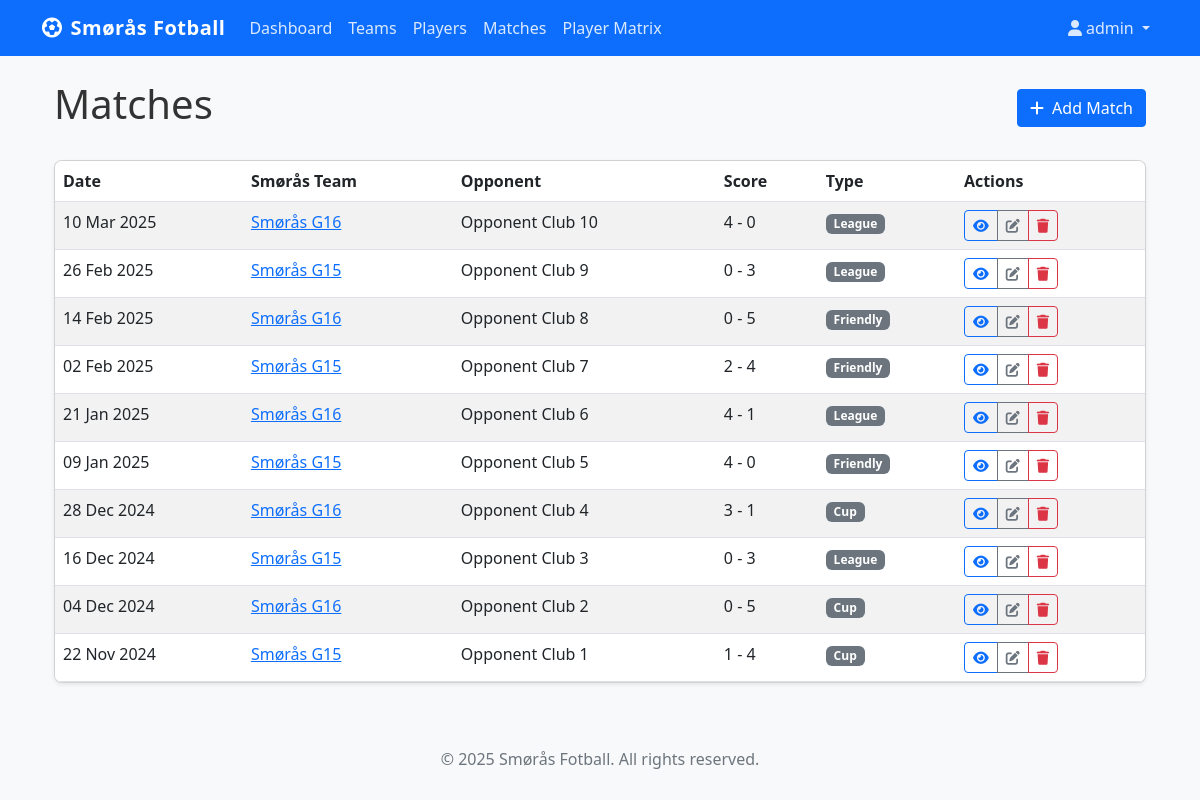
Before: /team/matches/ (signed in) with the older database file.
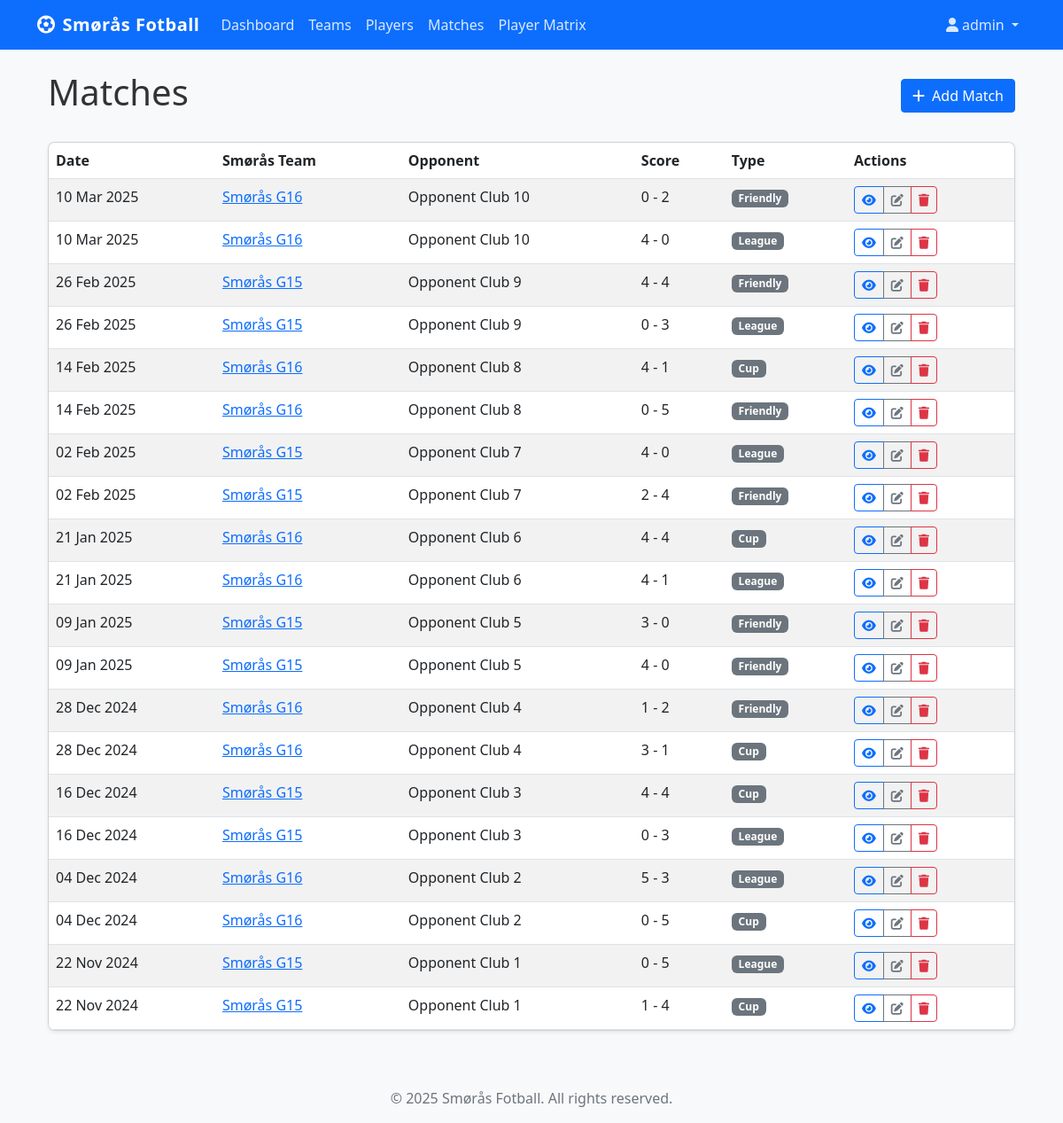
After: the same page with the newer database file.
### teammanager/models.py (models this page shows, shortened)
class Match(models.Model):
    MATCH_TYPE_CHOICES = [
        ('Friendly', 'Friendly'),
        ('League', 'League'),
        ('Cup', 'Cup'),
        ('Tournament', 'Tournament'),
    ]
    LOCATION_CHOICES = [
        ('Home', 'Home'),
        ('Away', 'Away'),
        ('Neutral', 'Neutral'),
    ]
    smoras_team = models.ForeignKey(Team, related_name='matches', on_delete=models.CASCADE)
    opponent_name = models.CharField(max_length=100, default='Unknown Opponent')
    location_type = models.CharField(max_length=10, choices=LOCATION_CHOICES, default='Home')
    smoras_score = models.PositiveIntegerField(blank=True, null=True)
    opponent_score = models.PositiveIntegerField(blank=True, null=True)
    date = models.DateTimeField()
    location = models.CharField(max_length=100, blank=True, null=True)
    match_type = models.CharField(max_length=20, choices=MATCH_TYPE_CHOICES, default='Friendly')
    notes = models.TextField(blank=True, null=True)
    players = models.ManyToManyField(Player, through='MatchAppearance', related_name='matches')
    created_at = models.DateTimeField(auto_now_add=True)

class Team(models.Model):
    name = models.CharField(max_length=100)
    description = models.TextField(blank=True, null=True)
    created_at = models.DateTimeField(auto_now_add=True)

### teammanager/views.py (the view)
# urls.py: path('matches/', views.MatchListView.as_view(), name='match-list'),
class MatchListView(LoginRequiredMixin, ListView):
    model = Match
    context_object_name = 'matches'
    ordering = ['-date']

### templates/teammanager/match_list.html (shortened to what this page needs)
{% extends 'base.html' %}
{% block content %}
<div class="container">
    <div class="d-flex justify-content-between align-items-center mb-4">
        <h1>Matches</h1>
        <a href="{% url 'match-add' %}" class="btn btn-primary">
            <i class="fas fa-plus me-1"></i> Add Match
        </a>
    </div>
    {% if matches %}
    <div class="card shadow-sm">
        <div class="card-body p-0">
            <div class="table-responsive">
                <table class="table table-striped table-hover mb-0">
                    <thead>
                        <tr>
                            <th>Date</th>
                            <th>Smørås Team</th>
                            <th>Opponent</th>
                            <th>Score</th>
                            <th>Type</th>
                            <th>Actions</th>
                        </tr>
                    </thead>
                    <tbody>
                        {% for match in matches %}
                        <tr>
                            <td>{{ match.date|date:"d M Y" }}</td>
                            <td>
                                <a href="{% url 'team-detail' match.smoras_team.id %}">{{ match.smoras_team.name }}</a>
                            </td>
                            <td>
                                {{ match.opponent_name }}
                            </td>
                            <td>
                                {% if match.smoras_score is not None and match.opponent_score is not None %}
                                    {{ match.smoras_score }} - {{ match.opponent_score }}
                                {% else %}
                                    <span class="text-muted">Not played yet</span>
                                {% endif %}
                            </td>
                            <td>
                                <span class="badge bg-secondary">{{ match.match_type }}</span>
                            </td>
                            <td>
                                <div class="btn-group btn-group-sm">
                                    <a href="{% url 'match-detail' match.id %}" class="btn btn-outline-primary">
                                        <i class="fas fa-eye"></i>
                                    </a>
                                    <a href="{% url 'match-edit' match.id %}" class="btn btn-outline-secondary">
                                        <i class="fas fa-edit"></i>
                                    </a>
                                    <a href="{% url 'match-delete' match.id %}" class="btn btn-outline-danger">
                                        <i class="fas fa-trash"></i>
                                    </a>
                                </div>
                            </td>
                        </tr>
                        {% endfor %}
                    </tbody>
                </table>
            </div>
        </div>
    </div>
    {% else %}
    <div class="alert alert-info">
        <i class="fas fa-info-circle me-2"></i> No matches found. <a href="{% url 'match-add' %}" class="alert-link">Add a match</a> to get started.
    </div>
    {% endif %}
</div>
{% endblock %}

### templates/base.html (shortened to what this page needs)
<!DOCTYPE html>
<html lang="en">
<head>
    <link href="https://cdn.jsdelivr.net/npm/bootstrap@5.3.0/dist/css/bootstrap.min.css" rel="stylesheet">
    <link rel="stylesheet" href="https://cdnjs.cloudflare.com/ajax/libs/font-awesome/6.0.0/css/all.min.css">
    <link rel="stylesheet" href="/static/css/style.css">
</head>
<body>
    <nav class="navbar navbar-expand-lg navbar-dark bg-primary">
        <div class="container">
            <a class="navbar-brand" href="{% url 'home' %}">
                <i class="fas fa-futbol me-2"></i>Smørås Fotball
            </a>
            <div class="collapse navbar-collapse" id="navbarNav">
                <ul class="navbar-nav me-auto">
                    {% if user.is_authenticated %}
                    <li class="nav-item">
                        <a class="nav-link" href="{% url 'dashboard' %}">Dashboard</a>
                    </li>
                    <li class="nav-item">
                        <a class="nav-link" href="{% url 'team-list' %}">Teams</a>
                    </li>
                    <li class="nav-item">
                        <a class="nav-link" href="{% url 'player-list' %}">Players</a>
                    </li>
                    <li class="nav-item">
                        <a class="nav-link" href="{% url 'match-list' %}">Matches</a>
                    </li>
                    <li class="nav-item">
                        <a class="nav-link" href="{% url 'player-matrix' %}">Player Matrix</a>
                    </li>
                    {% endif %}
                </ul>
                <ul class="navbar-nav">
                    {% if user.is_authenticated %}
                    <li class="nav-item dropdown">
                        <a class="nav-link dropdown-toggle" href="#" role="button" data-bs-toggle="dropdown">
                            <i class="fas fa-user me-1"></i>{{ user.username }}
                        </a>
                    </li>
                    {% endif %}
                </ul>
            </div>
        </div>
    </nav>
    <main class="container py-4">
        {% block content %}{% endblock %}
    </main>
    <footer class="bg-light py-3 mt-4">
        <div class="container text-center">
            <p class="mb-0">&copy; {% now "Y" %} Smørås Fotball. All rights reserved.</p>
        </div>
    </footer>
</body>
</html>

### static/css/style.css (style rules this page uses)
body { font-family: 'Segoe UI', Tahoma, Geneva, Verdana, sans-serif; color: #333; background-color: #f8f9fa; }
.navbar-brand { font-weight: 600; letter-spacing: 0.5px; }
.navbar-dark .navbar-nav .nav-link { color: rgba(255, 255, 255, 0.85); }
.card { border-radius: 0.5rem; overflow: hidden; transition: all 0.3s ease; }
.btn { border-radius: 0.25rem; font-weight: 500; }
.btn-primary { background-color: #0d6efd; border-color: #0d6efd; }
.btn-outline-primary { color: #0d6efd; border-color: #0d6efd; }
footer { margin-top: 3rem; padding: 1.5rem 0; color: #6c757d; }

Changed rows visible on the page:
added Match: date "10 Mar 2025", smoras_team.name "Smørås G16", opponent_name "Opponent Club 10", smoras_score "0", opponent_score "2", match_type "Friendly"
added Match: date "26 Feb 2025", smoras_team.name "Smørås G15", opponent_name "Opponent Club 9", smoras_score "4", opponent_score "4", match_type "Friendly"
added Match: date "14 Feb 2025", smoras_team.name "Smørås G16", opponent_name "Opponent Club 8", smoras_score "4", opponent_score "1", match_type "Cup"
added Match: date "02 Feb 2025", smoras_team.name "Smørås G15", opponent_name "Opponent Club 7", smoras_score "4", opponent_score "0", match_type "League"
added Match: date "21 Jan 2025", smoras_team.name "Smørås G16", opponent_name "Opponent Club 6", smoras_score "4", opponent_score "4", match_type "Cup"
added Match: date "09 Jan 2025", smoras_team.name "Smørås G15", opponent_name "Opponent Club 5", smoras_score "3", opponent_score "0", match_type "Friendly"
added Match: date "28 Dec 2024", smoras_team.name "Smørås G16", opponent_name "Opponent Club 4", smoras_score "1", opponent_score "2", match_type "Friendly"
added Match: date "16 Dec 2024", smoras_team.name "Smørås G15", opponent_name "Opponent Club 3", smoras_score "4", opponent_score "4", match_type "Cup"
added Match: date "04 Dec 2024", smoras_team.name "Smørås G16", opponent_name "Opponent Club 2", smoras_score "5", opponent_score "3", match_type "League"
added Match: date "22 Nov 2024", smoras_team.name "Smørås G15", opponent_name "Opponent Club 1", smoras_score "0", opponent_score "5", match_type "League"
